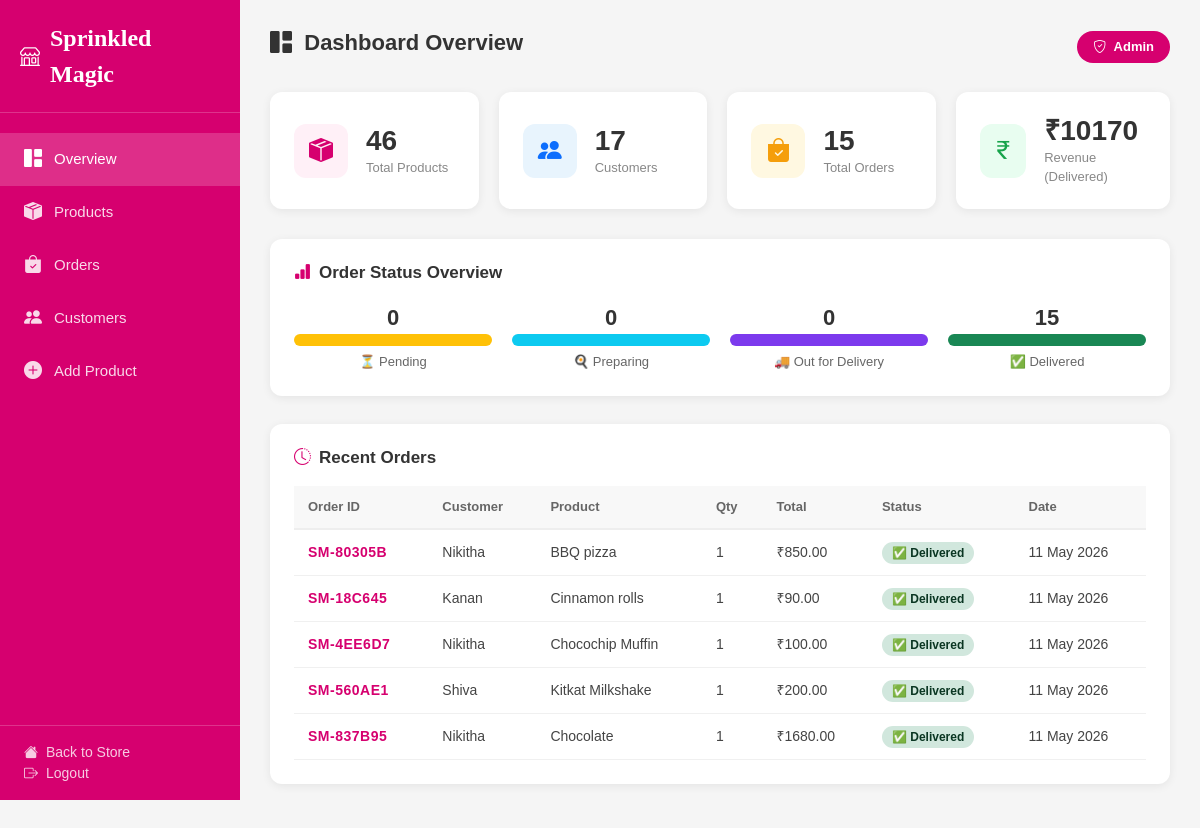
/admin-dashboard/ (signed in), run on the app's committed database.
### Application/models.py (models this page shows, shortened)
class order(models.Model):
    STATUS = (
        ('Pending', 'Pending'),
        ('Preparing', 'Preparing'),
        ('Out for Delivery', 'Out for Delivery'),
        ('Delivered', 'Delivered'),
    )
    order_id    = models.CharField(max_length=20, default=generate_order_id, unique=True, editable=False)
    customer = models.ForeignKey(register_model, on_delete=models.CASCADE)
    products = models.ForeignKey(bakery_models, on_delete=models.CASCADE)
    quantity = models.IntegerField()
    total_price = models.DecimalField(max_digits=10, decimal_places=2)
    status = models.CharField(max_length=50, choices=STATUS)
    created_at = models.DateTimeField(auto_now_add=True)
    updated_at = models.DateTimeField(auto_now=True)

class register_model(models.Model):
    Username=models.CharField(max_length=45,unique=True)
    Email=models.EmailField(max_length=60,unique=True)
    Password=models.CharField(max_length=180)
    is_admin = models.BooleanField(default=False)

class bakery_models(models.Model):
    Name=models.CharField(max_length=50,blank=True,null=True)
    Items=models.CharField(max_length=45,default="Enter.....")
    Price=models.DecimalField(max_digits=10,decimal_places=2,validators=[MinValueValidator(10),MaxValueValidator(10000)])
    Stock = models.IntegerField()
    Image=models.ImageField(upload_to="image/")

### Application/views.py (the view)
# urls.py: path('admin-dashboard/', views.admin_dashboard, name='admin_dashboard'),
@admin_required
def admin_dashboard(request):
    total_products  = bakery_models.objects.count()
    total_customers = register_model.objects.count()
    total_orders    = order.objects.count()
    total_revenue   = order.objects.filter(status='Delivered').aggregate(rev=Sum('total_price'))['rev'] or 0
    all_products  = bakery_models.objects.all()
    all_orders    = order.objects.select_related('customer', 'products').order_by('-created_at')
    all_customers = register_model.objects.all()
    pending_count   = order.objects.filter(status='Pending').count()
    preparing_count = order.objects.filter(status='Preparing').count()
    ofd_count       = order.objects.filter(status='Out for Delivery').count()
    delivered_count = order.objects.filter(status='Delivered').count()
    success_message = request.session.pop('success_message', None)
    error_message = request.session.pop('error_message', None)
    return render(request, 'admin_dashboard.html', {
        'total_products':  total_products,
        'total_customers': total_customers,
        'total_orders':    total_orders,
        'total_revenue':   total_revenue,
        'all_products':    all_products,
        'all_orders':      all_orders,
        'all_customers':   all_customers,
        'pending_count':   pending_count,
        'preparing_count': preparing_count,
        'ofd_count':       ofd_count,
        'delivered_count': delivered_count,
        'success_message': success_message,
        'error_message': error_message,
    })

### Application/views.py (called while the page is built, shortened)
def admin_required(view_fn):
    @functools.wraps(view_fn)
    def wrapper(request, *args, **kwargs):
        logger.warning("DEBUG: user=%s authenticated=%s is_staff=%s session_keys=%s",
            request.user, request.user.is_authenticated,
            getattr(request.user, 'is_staff', False), list(request.session.keys()))
        if request.user.is_authenticated and request.user.is_staff:
            return view_fn(request, *args, **kwargs)
    return wrapper

### Template/admin_dashboard.html (shortened to what this page needs)
{% load static %}
<!DOCTYPE html>
<html lang="en">
<head>
  <link href="https://cdn.jsdelivr.net/npm/bootstrap@5.3.7/dist/css/bootstrap.min.css" rel="stylesheet">
  <link rel="stylesheet" href="https://cdn.jsdelivr.net/npm/bootstrap-icons@1.11.3/font/bootstrap-icons.min.css">
</head>
<body>
<div class="sidebar">
  <div class="sidebar-brand">
    <i class="bi bi-shop"></i>
    <span>Sprinkled Magic</span>
  </div>
  <nav class="sidebar-nav">
    <a class="nav-item active" onclick="showSection('overview')">
      <i class="bi bi-grid-1x2-fill"></i> Overview
    </a>
    <a class="nav-item" onclick="showSection('products')">
      <i class="bi bi-box-seam-fill"></i> Products
    </a>
    <a class="nav-item" onclick="showSection('orders')">
      <i class="bi bi-bag-check-fill"></i> Orders
    </a>
    <a class="nav-item" onclick="showSection('customers')">
      <i class="bi bi-people-fill"></i> Customers
    </a>
    <a class="nav-item" href="{% url 'create' %}">
      <i class="bi bi-plus-circle-fill"></i> Add Product
    </a>
  </nav>
  <div class="sidebar-footer">
    <a href="{% url 'base' %}">
      <i class="bi bi-house-fill"></i> Back to Store
    </a>
    <a href="{% url 'logout' %}" style="color:rgba(255,255,255,0.8); text-decoration:none; font-size:14px; display:flex; align-items:center; gap:8px;">
        <i class="bi bi-box-arrow-right"></i> Logout
    </a>
  </div>
</div>
<div class="main">
  <div class="topbar">
    <h4 id="section-title"><i class="bi bi-grid-1x2-fill"></i> &nbsp;Dashboard Overview</h4>
    <span class="admin-badge"><i class="bi bi-shield-check"></i> &nbsp;Admin</span>
  </div>
  <div id="section-overview" class="section-tabs active">
    <div class="stat-cards">
      <div class="stat-card">
        <div class="stat-icon" style="background:#fff0f7;">
          <i class="bi bi-box-seam-fill" style="color:#d6006f;"></i>
        </div>
        <div>
          <h3>{{ total_products }}</h3>
          <p>Total Products</p>
        </div>
      </div>
      <div class="stat-card">
        <div class="stat-icon" style="background:#e8f4fd;">
          <i class="bi bi-people-fill" style="color:#0d6efd;"></i>
        </div>
        <div>
          <h3>{{ total_customers }}</h3>
          <p>Customers</p>
        </div>
      </div>
      <div class="stat-card">
        <div class="stat-icon" style="background:#fff8e1;">
          <i class="bi bi-bag-check-fill" style="color:#f59e0b;"></i>
        </div>
        <div>
          <h3>{{ total_orders }}</h3>
          <p>Total Orders</p>
        </div>
      </div>
      <div class="stat-card">
        <div class="stat-icon" style="background:#e8fdf0;">
          <i class="bi bi-currency-rupee" style="color:#16a34a;"></i>
        </div>
        <div>
          <h3>₹{{ total_revenue }}</h3>
          <p>Revenue (Delivered)</p>
        </div>
      </div>
    </div>
    <div class="section-card">
      <h5><i class="bi bi-bar-chart-fill" style="color:#d6006f;"></i> Order Status Overview</h5>
      <div class="status-bars">
        <div class="status-bar-item">
          <div class="bar-count">{{ pending_count }}</div>
          <div class="bar-fill" style="background:#ffc107;"></div>
          <div class="bar-label">⏳ Pending</div>
        </div>
        <div class="status-bar-item">
          <div class="bar-count">{{ preparing_count }}</div>
          <div class="bar-fill" style="background:#0dcaf0;"></div>
          <div class="bar-label">🍳 Preparing</div>
        </div>
        <div class="status-bar-item">
          <div class="bar-count">{{ ofd_count }}</div>
          <div class="bar-fill" style="background:#7c3aed;"></div>
          <div class="bar-label">🚚 Out for Delivery</div>
        </div>
        <div class="status-bar-item">
          <div class="bar-count">{{ delivered_count }}</div>
          <div class="bar-fill" style="background:#198754;"></div>
          <div class="bar-label">✅ Delivered</div>
        </div>
      </div>
    </div>
    <div class="section-card">
      <h5><i class="bi bi-clock-history" style="color:#d6006f;"></i> Recent Orders</h5>
      {% if all_orders %}
      <table>
        <thead>
          <tr>
            <th>Order ID</th><th>Customer</th><th>Product</th><th>Qty</th><th>Total</th><th>Status</th><th>Date</th>
          </tr>
        </thead>
        <tbody>
          {% for o in all_orders|slice:":5" %}
          <tr>
            <td style="font-weight:700; color:#d6006f; letter-spacing:0.5px;">{{ o.order_id }}</td>
            <td>{{ o.customer.Username }}</td>
            <td>{{ o.products.Items }}</td>
            <td>{{ o.quantity }}</td>
            <td>₹{{ o.total_price }}</td>
            <td>
              {% if o.status == 'Pending' %}<span class="badge-pending">⏳ Pending</span>
              {% elif o.status == 'Preparing' %}<span class="badge-preparing">🍳 Preparing</span>
              {% elif o.status == 'Out for Delivery' %}<span class="badge-ofd">🚚 Out for Delivery</span>
              {% else %}<span class="badge-delivered">✅ Delivered</span>{% endif %}
            </td>
            <td>{{ o.created_at|date:"d M Y" }}</td>
          </tr>
          {% endfor %}
        </tbody>
      </table>
      {% else %}
      <p style="color:#aaa; text-align:center; padding:20px;">No orders yet.</p>
      {% endif %}
    </div>
  </div>
</div>
</body>
</html>

### Template/admin_dashboard.html (style rules this page uses)
* { margin:0; padding:0; box-sizing:border-box; }
body { font-family: Arial, sans-serif; background:#f5f5f5; }
.sidebar { width: 240px; min-height: 100vh; background: #d6006f; position: fixed; top: 0; left: 0; display: flex; flex-direction: column; padding: 0; z-index: 100; }
.sidebar-brand { padding: 20px; color: white; font-size: 20px; font-weight: bold; border-bottom: 1px solid rgba(255,255,255,0.2); display: flex; align-items: center; gap: 10px; }
.sidebar-brand span { font-family: 'Brush Script MT', cursive; font-size: 24px; }
.sidebar-nav { padding: 20px 0; flex: 1; }
.nav-item { display: flex; align-items: center; gap: 12px; padding: 13px 24px; color: rgba(255,255,255,0.85); text-decoration: none; font-size: 15px; transition: 0.2s; cursor: pointer; }
.nav-item:hover, .nav-item.active { background: rgba(255,255,255,0.18); color: white; }
.nav-item i { font-size: 18px; }
.sidebar-footer { padding: 16px 24px; border-top: 1px solid rgba(255,255,255,0.2); }
.sidebar-footer a { color: rgba(255,255,255,0.8); text-decoration: none; font-size: 14px; display: flex; align-items: center; gap: 8px; }
.main { margin-left: 240px; padding: 30px; }
.topbar { display: flex; justify-content: space-between; align-items: center; margin-bottom: 28px; }
.topbar h4 { color: #333; font-size: 22px; font-weight: 700; }
.topbar .admin-badge { background: #d6006f; color: white; padding: 6px 16px; border-radius: 20px; font-size: 13px; font-weight: 600; }
.stat-cards { display: grid; grid-template-columns: repeat(4, 1fr); gap: 20px; margin-bottom: 30px; }
.stat-card { background: white; border-radius: 12px; padding: 22px 24px; display: flex; align-items: center; gap: 18px; box-shadow: 0 2px 10px rgba(0,0,0,0.07); }
.stat-icon { width: 54px; height: 54px; border-radius: 12px; display: flex; align-items: center; justify-content: center; font-size: 24px; }
.stat-card h3 { font-size: 28px; font-weight: 700; color: #333; margin: 0; }
.stat-card p { font-size: 13px; color: #888; margin: 0; }
.section-card { background: white; border-radius: 12px; padding: 24px; box-shadow: 0 2px 10px rgba(0,0,0,0.07); margin-bottom: 28px; }
.section-card h5 { font-size: 17px; font-weight: 700; color: #333; margin-bottom: 18px; display: flex; align-items: center; gap: 8px; }
table { width: 100%; border-collapse: collapse; }
th { background: #f8f8f8; padding: 11px 14px; font-size: 13px; color: #666; text-align: left; border-bottom: 2px solid #eee; }
td { padding: 12px 14px; font-size: 14px; color: #444; border-bottom: 1px solid #f0f0f0; vertical-align: middle; }
.badge-delivered { background:#d1e7dd; color:#0a3622; padding:4px 10px; border-radius:20px; font-size:12px; font-weight:600; }
.status-bars { display: flex; gap: 20px; margin-top: 10px; }
.status-bar-item { flex: 1; text-align: center; }
.bar-fill { border-radius: 8px; height: 12px; margin-bottom: 6px; }
.bar-label { font-size: 13px; color: #666; }
.bar-count { font-size: 22px; font-weight: 700; color: #333; }
.section-tabs { display: none; }
.section-tabs.active { display: block; }

### data on the page
order: order_id "SM-80305B", customer.Username "Nikitha", products.Items "BBQ pizza", quantity "1", total_price "850.00", status "✅ Delivered", created_at "11 May 2026"
order: order_id "SM-18C645", customer.Username "Kanan", products.Items "Cinnamon rolls", quantity "1", total_price "90.00", status "✅ Delivered", created_at "11 May 2026"
order: order_id "SM-4EE6D7", customer.Username "Nikitha", products.Items "Chocochip Muffin", quantity "1", total_price "100.00", status "✅ Delivered", created_at "11 May 2026"
order: order_id "SM-560AE1", customer.Username "Shiva", products.Items "Kitkat Milkshake", quantity "1", total_price "200.00", status "✅ Delivered", created_at "11 May 2026"
order: order_id "SM-837B95", customer.Username "Nikitha", products.Items "Chocolate", quantity "1", total_price "1680.00", status "✅ Delivered", created_at "11 May 2026"

### other printed values
{{ total_products }} "46"
{{ total_customers }} "17"
{{ total_orders }} "15"
{{ total_revenue }} "10170"
{{ pending_count }} "0"
{{ preparing_count }} "0"
{{ ofd_count }} "0"
{{ delivered_count }} "15"
